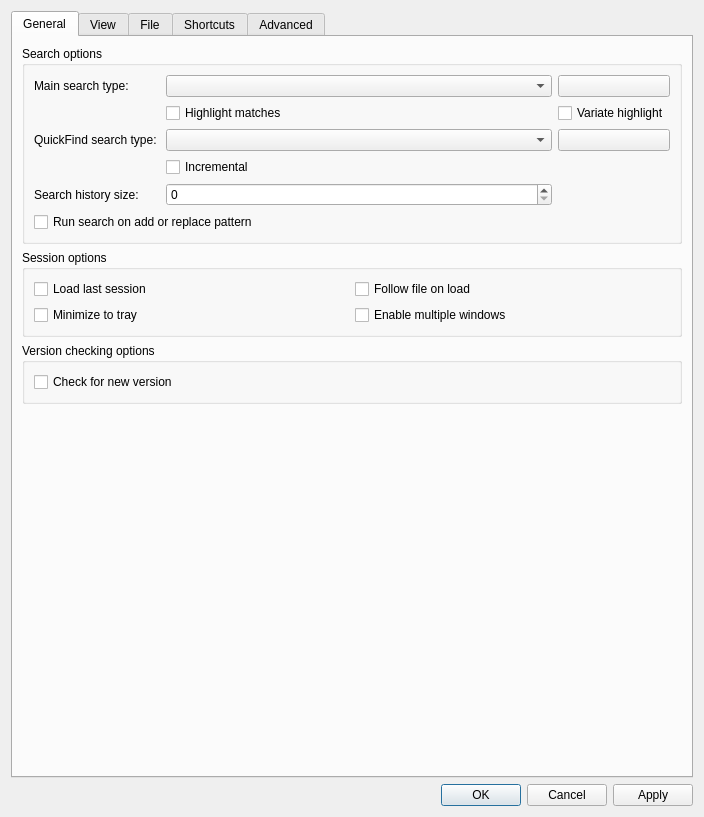
<?xml version="1.0" encoding="UTF-8"?>
<ui version="4.0">
 <class>OptionsDialog</class>
 <widget class="QDialog" name="OptionsDialog">
  <property name="geometry">
   <rect>
    <x>0</x>
    <y>0</y>
    <width>704</width>
    <height>817</height>
   </rect>
  </property>
  <property name="sizePolicy">
   <sizepolicy hsizetype="Fixed" vsizetype="Fixed">
    <horstretch>0</horstretch>
    <verstretch>0</verstretch>
   </sizepolicy>
  </property>
  <property name="windowTitle">
   <string>Klogg preferences</string>
  </property>
  <layout class="QVBoxLayout" name="verticalLayout_2">
   <item>
    <widget class="QTabWidget" name="tabWidget">
     <property name="enabled">
      <bool>true</bool>
     </property>
     <property name="currentIndex">
      <number>0</number>
     </property>
     <widget class="QWidget" name="general_tab">
      <attribute name="title">
       <string>General</string>
      </attribute>
      <layout class="QVBoxLayout" name="verticalLayout_3">
       <item>
        <widget class="QGroupBox" name="searchBox">
         <property name="sizePolicy">
          <sizepolicy hsizetype="Expanding" vsizetype="Fixed">
           <horstretch>0</horstretch>
           <verstretch>0</verstretch>
          </sizepolicy>
         </property>
         <property name="title">
          <string>Search options</string>
         </property>
         <layout class="QVBoxLayout" name="verticalLayout_4">
          <item>
           <layout class="QGridLayout" name="gridLayout">
            <item row="4" column="2">
             <widget class="QPushButton" name="quickFindColorButton">
              <property name="text">
               <string/>
              </property>
             </widget>
            </item>
            <item row="0" column="1">
             <widget class="QComboBox" name="mainSearchBox">
              <property name="sizePolicy">
               <sizepolicy hsizetype="Expanding" vsizetype="Fixed">
                <horstretch>0</horstretch>
                <verstretch>0</verstretch>
               </sizepolicy>
              </property>
             </widget>
            </item>
            <item row="8" column="0">
             <widget class="QLabel" name="label_11">
              <property name="text">
               <string>Search history size:</string>
              </property>
             </widget>
            </item>
            <item row="4" column="0">
             <widget class="QLabel" name="label_4">
              <property name="text">
               <string>QuickFind search type: </string>
              </property>
             </widget>
            </item>
            <item row="1" column="1">
             <widget class="QCheckBox" name="highlightMainSearchCheckBox">
              <property name="text">
               <string>Highlight matches</string>
              </property>
             </widget>
            </item>
            <item row="7" column="1">
             <widget class="QCheckBox" name="incrementalCheckBox">
              <property name="layoutDirection">
               <enum>Qt::LeftToRight</enum>
              </property>
              <property name="text">
               <string>Incremental</string>
              </property>
             </widget>
            </item>
            <item row="8" column="1">
             <widget class="QSpinBox" name="searchHistorySpinBox">
              <property name="maximum">
               <number>999</number>
              </property>
             </widget>
            </item>
            <item row="0" column="2">
             <widget class="QPushButton" name="mainSearchColorButton">
              <property name="text">
               <string/>
              </property>
             </widget>
            </item>
            <item row="1" column="2">
             <widget class="QCheckBox" name="variateHighlightCheckBox">
              <property name="text">
               <string>Variate highlight</string>
              </property>
             </widget>
            </item>
            <item row="0" column="0">
             <widget class="QLabel" name="label_3">
              <property name="text">
               <string>Main search type: </string>
              </property>
             </widget>
            </item>
            <item row="4" column="1">
             <widget class="QComboBox" name="quickFindSearchBox">
              <property name="sizePolicy">
               <sizepolicy hsizetype="Expanding" vsizetype="Fixed">
                <horstretch>0</horstretch>
                <verstretch>0</verstretch>
               </sizepolicy>
              </property>
             </widget>
            </item>
            <item row="9" column="0" colspan="2">
             <widget class="QCheckBox" name="autoRunSearchOnAddCheckBox">
              <property name="text">
               <string>Run search on add or replace pattern</string>
              </property>
             </widget>
            </item>
           </layout>
          </item>
         </layout>
        </widget>
       </item>
       <item>
        <widget class="QGroupBox" name="sessionBox">
         <property name="title">
          <string>Session options</string>
         </property>
         <layout class="QGridLayout" name="gridLayout_2">
          <item row="2" column="0">
           <widget class="QCheckBox" name="minimizeToTrayCheckBox">
            <property name="text">
             <string>Minimize to tray</string>
            </property>
           </widget>
          </item>
          <item row="0" column="0">
           <widget class="QCheckBox" name="loadLastSessionCheckBox">
            <property name="text">
             <string>Load last session</string>
            </property>
           </widget>
          </item>
          <item row="0" column="1">
           <widget class="QCheckBox" name="followFileOnLoadCheckBox">
            <property name="text">
             <string>Follow file on load</string>
            </property>
           </widget>
          </item>
          <item row="2" column="1">
           <widget class="QCheckBox" name="multipleWindowsCheckBox">
            <property name="text">
             <string>Enable multiple windows</string>
            </property>
           </widget>
          </item>
         </layout>
        </widget>
       </item>
       <item>
        <widget class="QGroupBox" name="versionCheckingBox">
         <property name="title">
          <string>Version checking options</string>
         </property>
         <layout class="QVBoxLayout" name="verticalLayout_7">
          <item>
           <widget class="QCheckBox" name="checkForNewVersionCheckBox">
            <property name="text">
             <string>Check for new version</string>
            </property>
           </widget>
          </item>
         </layout>
        </widget>
       </item>
       <item>
        <spacer name="verticalSpacer">
         <property name="orientation">
          <enum>Qt::Vertical</enum>
         </property>
         <property name="sizeHint" stdset="0">
          <size>
           <width>20</width>
           <height>0</height>
          </size>
         </property>
        </spacer>
       </item>
      </layout>
     </widget>
     <widget class="QWidget" name="viewTab">
      <attribute name="title">
       <string>View</string>
      </attribute>
      <layout class="QVBoxLayout" name="verticalLayout_12">
       <item>
        <widget class="QGroupBox" name="textGroupBox">
         <property name="sizePolicy">
          <sizepolicy hsizetype="Expanding" vsizetype="Fixed">
           <horstretch>0</horstretch>
           <verstretch>0</verstretch>
          </sizepolicy>
         </property>
         <property name="title">
          <string>Text</string>
         </property>
         <layout class="QVBoxLayout" name="verticalLayout_13">
          <item>
           <layout class="QVBoxLayout" name="verticalLayout_18">
            <item>
             <layout class="QHBoxLayout" name="horizontalLayout_7">
              <item>
               <widget class="QLabel" name="label">
                <property name="text">
                 <string>Font family: </string>
                </property>
               </widget>
              </item>
              <item>
               <widget class="QComboBox" name="fontFamilyBox">
                <property name="sizePolicy">
                 <sizepolicy hsizetype="Expanding" vsizetype="Fixed">
                  <horstretch>0</horstretch>
                  <verstretch>0</verstretch>
                 </sizepolicy>
                </property>
               </widget>
              </item>
              <item>
               <widget class="QLabel" name="label_2">
                <property name="text">
                 <string>Font size: </string>
                </property>
               </widget>
              </item>
              <item>
               <widget class="QComboBox" name="fontSizeBox">
                <property name="sizePolicy">
                 <sizepolicy hsizetype="Expanding" vsizetype="Fixed">
                  <horstretch>0</horstretch>
                  <verstretch>0</verstretch>
                 </sizepolicy>
                </property>
               </widget>
              </item>
             </layout>
            </item>
            <item>
             <layout class="QHBoxLayout" name="horizontalLayout_9"/>
            </item>
            <item>
             <widget class="QCheckBox" name="fontSmoothCheckBox">
              <property name="text">
               <string>Force font anti-aliasing</string>
              </property>
             </widget>
            </item>
            <item>
             <widget class="QCheckBox" name="wrapTextCheckBox">
              <property name="text">
               <string>Enable text wrap on file open</string>
              </property>
             </widget>
            </item>
           </layout>
          </item>
         </layout>
        </widget>
       </item>
       <item>
        <layout class="QHBoxLayout" name="horizontalLayout_8">
         <item>
          <widget class="QGroupBox" name="languageGroupBox">
           <property name="title">
            <string>Language</string>
           </property>
           <layout class="QGridLayout" name="gridLayout_3">
            <item row="0" column="0">
             <widget class="QComboBox" name="languageComboBox"/>
            </item>
           </layout>
          </widget>
         </item>
         <item>
          <widget class="QGroupBox" name="styleBox">
           <property name="title">
            <string>Style</string>
           </property>
           <layout class="QVBoxLayout" name="verticalLayout_15">
            <item>
             <widget class="QComboBox" name="styleComboBox"/>
            </item>
           </layout>
          </widget>
         </item>
        </layout>
       </item>
       <item>
        <widget class="QGroupBox" name="hidpiGroupBox">
         <property name="title">
          <string>High DPI</string>
         </property>
         <layout class="QVBoxLayout" name="verticalLayout_14">
          <item>
           <widget class="QCheckBox" name="enableQtHiDpiCheckBox">
            <property name="text">
             <string>Enable Qt High DPI support</string>
            </property>
            <property name="checked">
             <bool>true</bool>
            </property>
           </widget>
          </item>
          <item>
           <layout class="QHBoxLayout" name="horizontalLayout_2">
            <item>
             <widget class="QLabel" name="label_7">
              <property name="text">
               <string>Scale rounding:</string>
              </property>
             </widget>
            </item>
            <item>
             <widget class="QComboBox" name="scaleRoundingComboBox">
              <property name="sizePolicy">
               <sizepolicy hsizetype="Expanding" vsizetype="Fixed">
                <horstretch>0</horstretch>
                <verstretch>0</verstretch>
               </sizepolicy>
              </property>
              <item>
               <property name="text">
                <string>Round</string>
               </property>
              </item>
              <item>
               <property name="text">
                <string>Ceil</string>
               </property>
              </item>
              <item>
               <property name="text">
                <string>Floor</string>
               </property>
              </item>
              <item>
               <property name="text">
                <string>RoundPreferFloor</string>
               </property>
              </item>
              <item>
               <property name="text">
                <string>PassThrough</string>
               </property>
              </item>
             </widget>
            </item>
           </layout>
          </item>
          <item>
           <widget class="QLabel" name="label_10">
            <property name="text">
             <string>Need to restart application to apply these settings</string>
            </property>
           </widget>
          </item>
         </layout>
        </widget>
       </item>
       <item>
        <widget class="QGroupBox" name="viewOtherGroupBox">
         <property name="title">
          <string>Miscellaneous</string>
         </property>
         <layout class="QVBoxLayout" name="verticalLayout_6">
          <item>
           <widget class="QCheckBox" name="hideAnsiColorsCheckBox">
            <property name="enabled">
             <bool>true</bool>
            </property>
            <property name="text">
             <string>Hide ANSI Colors (search performance will be reduced)</string>
            </property>
            <property name="checked">
             <bool>false</bool>
            </property>
           </widget>
          </item>
         </layout>
        </widget>
       </item>
       <item>
        <spacer name="verticalSpacer_4">
         <property name="orientation">
          <enum>Qt::Vertical</enum>
         </property>
         <property name="sizeHint" stdset="0">
          <size>
           <width>20</width>
           <height>40</height>
          </size>
         </property>
        </spacer>
       </item>
      </layout>
     </widget>
     <widget class="QWidget" name="file_watch_tab">
      <attribute name="title">
       <string>File</string>
      </attribute>
      <layout class="QVBoxLayout" name="verticalLayout_9">
       <item>
        <widget class="QGroupBox" name="fileChangeBox">
         <property name="title">
          <string>File change monitoring</string>
         </property>
         <layout class="QVBoxLayout" name="verticalLayout">
          <item>
           <widget class="QCheckBox" name="nativeFileWatchCheckBox">
            <property name="text">
             <string>Enable filesystem change monitoring</string>
            </property>
           </widget>
          </item>
          <item>
           <widget class="QCheckBox" name="pollingCheckBox">
            <property name="text">
             <string>Enable polling</string>
            </property>
           </widget>
          </item>
          <item>
           <layout class="QHBoxLayout" name="horizontalLayout_5">
            <item>
             <widget class="QLabel" name="label_5">
              <property name="text">
               <string>Polling interval (ms):</string>
              </property>
             </widget>
            </item>
            <item>
             <widget class="QLineEdit" name="pollIntervalLineEdit">
              <property name="maximumSize">
               <size>
                <width>16777215</width>
                <height>16777215</height>
               </size>
              </property>
              <property name="inputMethodHints">
               <set>Qt::ImhDigitsOnly</set>
              </property>
             </widget>
            </item>
           </layout>
          </item>
          <item>
           <widget class="QCheckBox" name="fastModificationDetectionCheckBox">
            <property name="text">
             <string>Use fast modification detection</string>
            </property>
           </widget>
          </item>
          <item>
           <widget class="QCheckBox" name="allowFollowOnScrollCheckBox">
            <property name="text">
             <string>Turn on follow on scroll past the end</string>
            </property>
           </widget>
          </item>
         </layout>
        </widget>
       </item>
       <item>
        <widget class="QGroupBox" name="encodingGroupBox">
         <property name="title">
          <string>Encoding</string>
         </property>
         <layout class="QVBoxLayout" name="verticalLayout_17">
          <item>
           <layout class="QHBoxLayout" name="horizontalLayout_3">
            <item>
             <widget class="QLabel" name="label_12">
              <property name="text">
               <string>Encoding for new files</string>
              </property>
             </widget>
            </item>
            <item>
             <widget class="QComboBox" name="encodingComboBox"/>
            </item>
           </layout>
          </item>
         </layout>
        </widget>
       </item>
       <item>
        <widget class="QGroupBox" name="recentFilesBox">
         <property name="sizePolicy">
          <sizepolicy hsizetype="Expanding" vsizetype="Fixed">
           <horstretch>0</horstretch>
           <verstretch>0</verstretch>
          </sizepolicy>
         </property>
         <property name="layoutDirection">
          <enum>Qt::LeftToRight</enum>
         </property>
         <property name="title">
          <string>Recent files</string>
         </property>
         <layout class="QVBoxLayout" name="verticalLayout_recentFilesBox">
          <item>
           <layout class="QHBoxLayout" name="horizontalLayout_6">
            <item>
             <widget class="QLabel" name="recentFilesLabel">
              <property name="sizePolicy">
               <sizepolicy hsizetype="Preferred" vsizetype="Preferred">
                <horstretch>1</horstretch>
                <verstretch>0</verstretch>
               </sizepolicy>
              </property>
              <property name="text">
               <string>Show the number of recently opened files:</string>
              </property>
             </widget>
            </item>
            <item>
             <widget class="QSpinBox" name="filesHistoryMaxItemsSpinBox">
              <property name="sizePolicy">
               <sizepolicy hsizetype="Minimum" vsizetype="Fixed">
                <horstretch>0</horstretch>
                <verstretch>0</verstretch>
               </sizepolicy>
              </property>
             </widget>
            </item>
           </layout>
          </item>
         </layout>
        </widget>
       </item>
       <item>
        <widget class="QGroupBox" name="archivesGroupBox">
         <property name="title">
          <string>Archives</string>
         </property>
         <layout class="QVBoxLayout" name="verticalLayout_10">
          <item>
           <widget class="QCheckBox" name="extractArchivesCheckBox">
            <property name="text">
             <string>Extract archives</string>
            </property>
           </widget>
          </item>
          <item>
           <widget class="QCheckBox" name="extractArchivesAlwaysCheckBox">
            <property name="text">
             <string>Extract archives without confirmation</string>
            </property>
           </widget>
          </item>
         </layout>
        </widget>
       </item>
       <item>
        <widget class="QGroupBox" name="downloadGroupBox">
         <property name="title">
          <string>File download</string>
         </property>
         <layout class="QVBoxLayout" name="verticalLayout_11">
          <item>
           <widget class="QCheckBox" name="verifySslCheckBox">
            <property name="text">
             <string>Verify certificates for https connections</string>
            </property>
            <property name="checked">
             <bool>true</bool>
            </property>
           </widget>
          </item>
         </layout>
        </widget>
       </item>
       <item>
        <spacer name="verticalSpacer_3">
         <property name="orientation">
          <enum>Qt::Vertical</enum>
         </property>
         <property name="sizeHint" stdset="0">
          <size>
           <width>20</width>
           <height>40</height>
          </size>
         </property>
        </spacer>
       </item>
      </layout>
     </widget>
     <widget class="QWidget" name="shortcutsTab">
      <attribute name="title">
       <string>Shortcuts</string>
      </attribute>
      <layout class="QVBoxLayout" name="verticalLayout_16">
       <item>
        <widget class="QTableWidget" name="shortcutsTable">
         <property name="columnCount">
          <number>3</number>
         </property>
         <attribute name="verticalHeaderVisible">
          <bool>false</bool>
         </attribute>
         <column/>
         <column/>
         <column/>
        </widget>
       </item>
       <item>
        <layout class="QHBoxLayout" name="horizontalLayout_0">
         <item>
          <spacer name="horizontalSpacer">
           <property name="orientation">
            <enum>Qt::Horizontal</enum>
           </property>
           <property name="sizeHint" stdset="0">
            <size>
             <width>40</width>
             <height>20</height>
            </size>
           </property>
          </spacer>
         </item>
         <item>
          <widget class="QPushButton" name="restoreShortcutsDefaults">
           <property name="text">
            <string>Restore defaults</string>
           </property>
          </widget>
         </item>
        </layout>
       </item>
      </layout>
     </widget>
     <widget class="QWidget" name="advanced_tab">
      <property name="enabled">
       <bool>true</bool>
      </property>
      <attribute name="title">
       <string>Advanced</string>
      </attribute>
      <layout class="QVBoxLayout" name="verticalLayout_5">
       <item>
        <widget class="QGroupBox" name="perfBox">
         <property name="title">
          <string>Indexing and search</string>
         </property>
         <layout class="QVBoxLayout" name="verticalLayout_20">
          <item>
           <layout class="QVBoxLayout" name="verticalLayout_19">
            <item>
             <layout class="QFormLayout" name="formLayout_2">
              <item row="0" column="0">
               <widget class="QLabel" name="regexpEngineLabel">
                <property name="text">
                 <string>Regular expressions engine:</string>
                </property>
               </widget>
              </item>
              <item row="0" column="1">
               <widget class="QComboBox" name="regexpEngineComboBox">
                <property name="sizePolicy">
                 <sizepolicy hsizetype="MinimumExpanding" vsizetype="Fixed">
                  <horstretch>0</horstretch>
                  <verstretch>0</verstretch>
                 </sizepolicy>
                </property>
               </widget>
              </item>
              <item row="1" column="0">
               <widget class="QLabel" name="label_8">
                <property name="text">
                 <string>Index file read buffer (Mib):</string>
                </property>
               </widget>
              </item>
              <item row="1" column="1">
               <widget class="QSpinBox" name="indexReadBufferSpinBox">
                <property name="sizePolicy">
                 <sizepolicy hsizetype="MinimumExpanding" vsizetype="Fixed">
                  <horstretch>0</horstretch>
                  <verstretch>0</verstretch>
                 </sizepolicy>
                </property>
               </widget>
              </item>
              <item row="2" column="0">
               <widget class="QLabel" name="label_9">
                <property name="text">
                 <string>Search read buffer (lines):</string>
                </property>
               </widget>
              </item>
              <item row="2" column="1">
               <widget class="QSpinBox" name="searchReadBufferSpinBox">
                <property name="sizePolicy">
                 <sizepolicy hsizetype="MinimumExpanding" vsizetype="Fixed">
                  <horstretch>0</horstretch>
                  <verstretch>0</verstretch>
                 </sizepolicy>
                </property>
                <property name="suffix">
                 <string/>
                </property>
                <property name="maximum">
                 <number>100000</number>
                </property>
               </widget>
              </item>
             </layout>
            </item>
            <item>
             <widget class="QCheckBox" name="keepFileClosedCheckBox">
              <property name="toolTip">
               <string>File will be kept closed as much as possible. Affects only files opened after check state changed</string>
              </property>
              <property name="text">
               <string>Keep file closed (file reload required)</string>
              </property>
             </widget>
            </item>
            <item>
             <widget class="QCheckBox" name="compressedIndexCheckBox">
              <property name="text">
               <string>Use compressed index (file reload required)</string>
              </property>
              <property name="checked">
               <bool>true</bool>
              </property>
             </widget>
            </item>
            <item>
             <widget class="QCheckBox" name="parallelSearchCheckBox">
              <property name="text">
               <string>Use parallel search</string>
              </property>
              <property name="checked">
               <bool>true</bool>
              </property>
             </widget>
            </item>
            <item>
             <widget class="QCheckBox" name="optimizeForNotLatinEncodingsCheckBox">
              <property name="text">
               <string>Optimize search for non-latin encodings</string>
              </property>
             </widget>
            </item>
           </layout>
          </item>
         </layout>
        </widget>
       </item>
       <item>
        <widget class="QGroupBox" name="cachingBox">
         <property name="title">
          <string>Caching</string>
         </property>
         <property name="alignment">
          <set>Qt::AlignLeading|Qt::AlignLeft|Qt::AlignVCenter</set>
         </property>
         <property name="flat">
          <bool>false</bool>
         </property>
         <layout class="QFormLayout" name="formLayout">
          <property name="labelAlignment">
           <set>Qt::AlignLeading|Qt::AlignLeft|Qt::AlignVCenter</set>
          </property>
          <item row="0" column="0" colspan="2">
           <widget class="QCheckBox" name="searchResultsCacheCheckBox">
            <property name="text">
             <string>Enable search results cache</string>
            </property>
            <property name="checked">
             <bool>true</bool>
            </property>
           </widget>
          </item>
          <item row="1" column="0">
           <widget class="QLabel" name="label_6">
            <property name="text">
             <string>Search cache size (lines):</string>
            </property>
           </widget>
          </item>
          <item row="1" column="1">
           <widget class="QSpinBox" name="searchCacheSpinBox">
            <property name="sizePolicy">
             <sizepolicy hsizetype="MinimumExpanding" vsizetype="Fixed">
              <horstretch>0</horstretch>
              <verstretch>0</verstretch>
             </sizepolicy>
            </property>
            <property name="maximum">
             <number>10000000</number>
            </property>
            <property name="value">
             <number>100000</number>
            </property>
           </widget>
          </item>
         </layout>
        </widget>
       </item>
       <item>
        <widget class="QGroupBox" name="loggingBox">
         <property name="title">
          <string>Logging</string>
         </property>
         <layout class="QVBoxLayout" name="verticalLayout_8">
          <item>
           <widget class="QCheckBox" name="loggingCheckBox">
            <property name="text">
             <string>Enable logging</string>
            </property>
           </widget>
          </item>
          <item>
           <layout class="QHBoxLayout" name="horizontalLayout_4">
            <item>
             <widget class="QLabel" name="verbosityLabel">
              <property name="text">
               <string>Verbosity</string>
              </property>
             </widget>
            </item>
            <item>
             <widget class="QSpinBox" name="verbositySpinBox">
              <property name="enabled">
               <bool>false</bool>
              </property>
              <property name="maximum">
               <number>6</number>
              </property>
             </widget>
            </item>
           </layout>
          </item>
         </layout>
        </widget>
       </item>
       <item>
        <spacer name="verticalSpacer_2">
         <property name="orientation">
          <enum>Qt::Vertical</enum>
         </property>
         <property name="sizeHint" stdset="0">
          <size>
           <width>20</width>
           <height>20</height>
          </size>
         </property>
        </spacer>
       </item>
      </layout>
     </widget>
    </widget>
   </item>
   <item>
    <widget class="QDialogButtonBox" name="buttonBox">
     <property name="orientation">
      <enum>Qt::Horizontal</enum>
     </property>
     <property name="standardButtons">
      <set>QDialogButtonBox::Apply|QDialogButtonBox::Cancel|QDialogButtonBox::Ok</set>
     </property>
    </widget>
   </item>
  </layout>
 </widget>
 <resources/>
 <connections/>
 <designerdata>
  <property name="gridDeltaX">
   <number>10</number>
  </property>
  <property name="gridDeltaY">
   <number>10</number>
  </property>
  <property name="gridSnapX">
   <bool>true</bool>
  </property>
  <property name="gridSnapY">
   <bool>true</bool>
  </property>
  <property name="gridVisible">
   <bool>true</bool>
  </property>
 </designerdata>
</ui>
